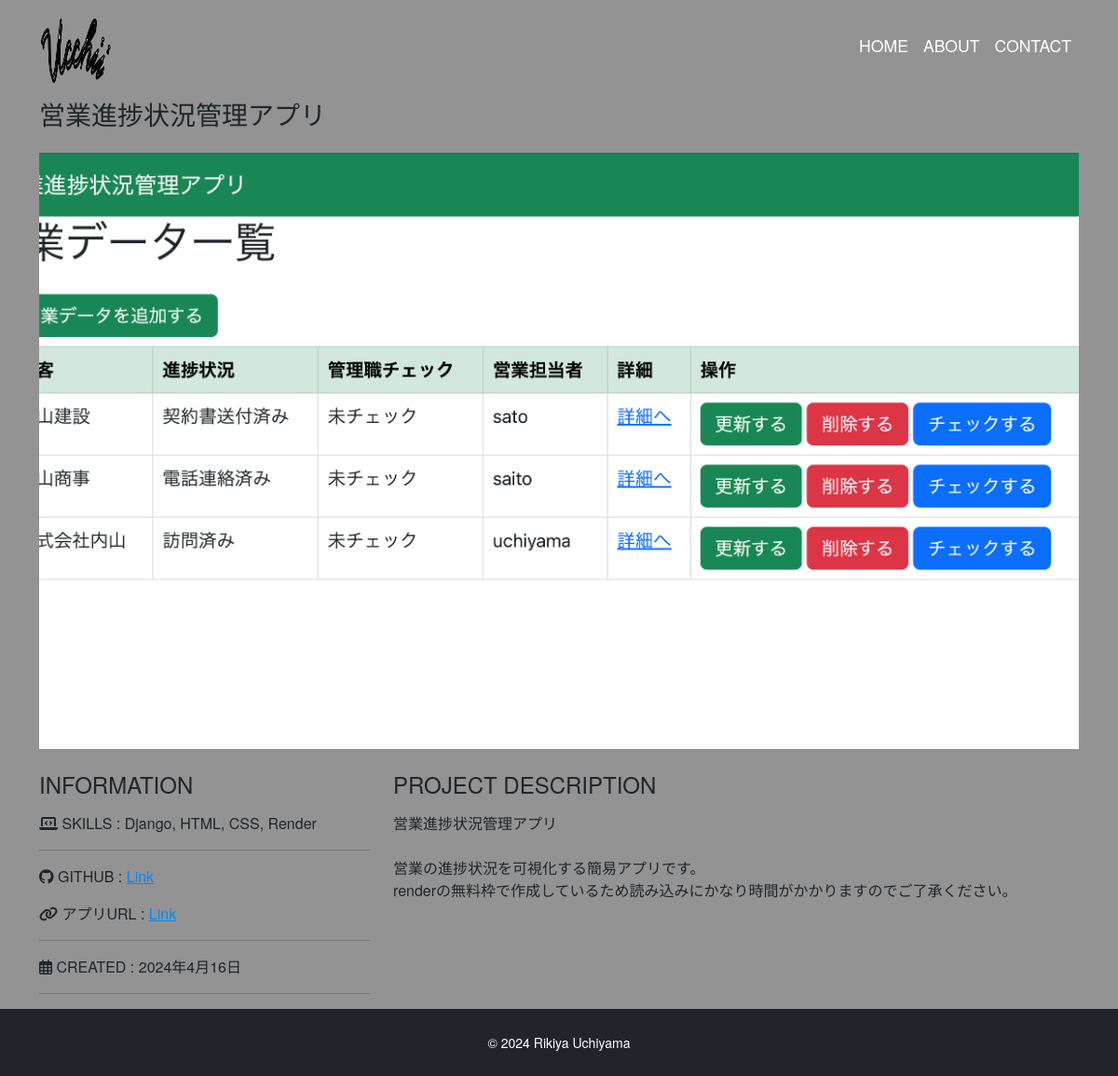
Screenshot of /detail/9/ with the database file from the repository.
### app/models.py (models this page shows, shortened)
class Work(models.Model):
    title = models.CharField(
        'タイトル',
        max_length=100
        )
    image = models.ImageField(
        upload_to='images',
        verbose_name='イメージ画像'
        )
    thumbnail = models.ImageField(
        upload_to='images',
        verbose_name='サムネイル画像',
        null=True,
        blank=True
        )
    skill = models.CharField(
        'スキル',
        max_length=100
        )
    url = models.CharField(
        'URL',
        max_length=100,
        null=True,
        blank=True
        )
    url2 = models.CharField(
        'URL2',
        max_length=100,
        null=True,
        blank=True
        )
    created = models.DateField('作成日')
    description = models.TextField('説明') # 長い文字列

### app/views.py (the view)
# urls.py: path('detail/<int:pk>/', views.DetailView.as_view(), name='detail'),
class DetailView(View):
    def get(self, request, *args, **kwargs):
        work_data = Work.objects.get(id=self.kwargs['pk'])
        return render(request, 'detail.html', {
            'work_data':work_data
        })

### app/templates/detail.html
{% extends 'base.html' %}
{% block content %}
<h3 class="mb-4">{{ work_data.title }}</h3>
<div class="card top mb-4">
    <img src="{{ work_data.image.url }}" alt="">
</div>
<div class="row">
    <div class="col-sm-4">
        <h4 class="mb-3">INFORMATION</h4>
        <p>
            <i class="fas fa-laptop-code mr-2"></i>
            <span class="font-weight-bolder">SKILLS : </span>
            {{ work_data.skill }}
        </p>
        <hr>
        <p>
            {% if work_data.url %}
                {% if 'github.com' in work_data.url %}
                    <i class="fab fa-github mr-2"></i>
                    <span class="font-weight-bolder">GITHUB : </span>
                    <a href="{{ work_data.url }}" target="_blank" class="link-color">Link</a>
                {% elif 'google' in work_data.url %}
                    <i class="fab fa-gcp mr-2"></i>
                    <span class="font-weight-bolder">GCP : </span>
                    <a href="{{ work_data.url }}" target="_blank" class="link-color">Cloud Functions</a>
                {% endif %}
            {% else %}
                webサイトはございません。
            {% endif %}
        </p>
        <p>
            {% if work_data.url2 %}
                {% if 'png' in work_data.url2 %}
                    <i class="fa-solid fa-qrcode"></i>
                    <span class="font-weight-bolder">LineQRコード : </span>
                    <a href="{{ work_data.url2 }}"
                    target="_blank"
                    class="link-color">Link</a>
                {% else %}
                    <i class="fa-solid fa-link"></i>
                    <span class="font-weight-bolder">アプリURL : </span>
                    <a href="{{ work_data.url2 }}"
                    target="_blank"
                    class="link-color">Link</a>
                {% endif %}
            {% else %}
                webサイトはございません。
            {% endif %}
        </p>
        <hr>
        <p>
            <i class="far fa-calendar-alt mr-2"></i>
            <span class="font-weight-bolder">CREATED : </span>
            {{ work_data.created }}
        </p>
        <hr>
    </div>
    <div class="col-sm-8 mb-5">
        <h4 class="mb-3">PROJECT DESCRIPTION</h4>
        <p>{{ work_data.description | linebreaksbr}}</p>
    </div>
</div>
{% endblock %}

### static/css/style.css (style rules this page uses)
* { margin: 0; padding: 0; box-sizing: border-box; }
body { background: rgb(147, 147, 147); display: flex; flex-flow: column; min-height: 100vh; font-family: "Helvetica Neue", Arial, "Hiragino Kaku Gothic ProN", "Hiragino Sans", Meiryo, sans-serif; }
.top img { object-fit: cover; height: 640px; }
.link-color { color: #0088ff; }
.card { border: none; }

### rows the page displays
Work: title "営業進捗状況管理アプリ", image (picture), skill "Django, HTML, CSS, Render", created "2024年4月16日", description "営業進捗状況管理アプリ 営業の進捗状況を可視化する簡易アプリです。 renderの無料枠で作成しているため読み込みにかなり時間がかかりますのでご了承ください。"
